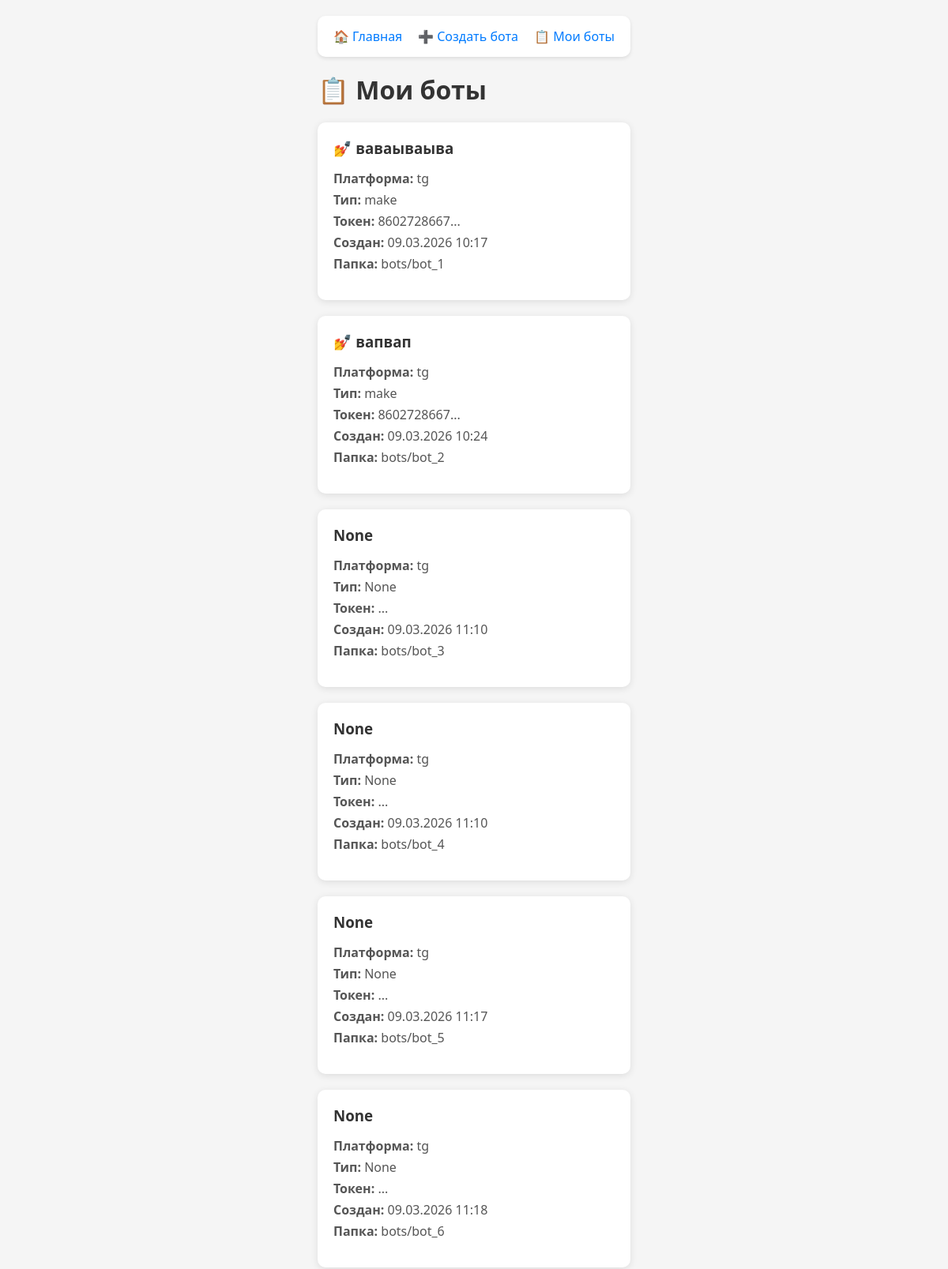
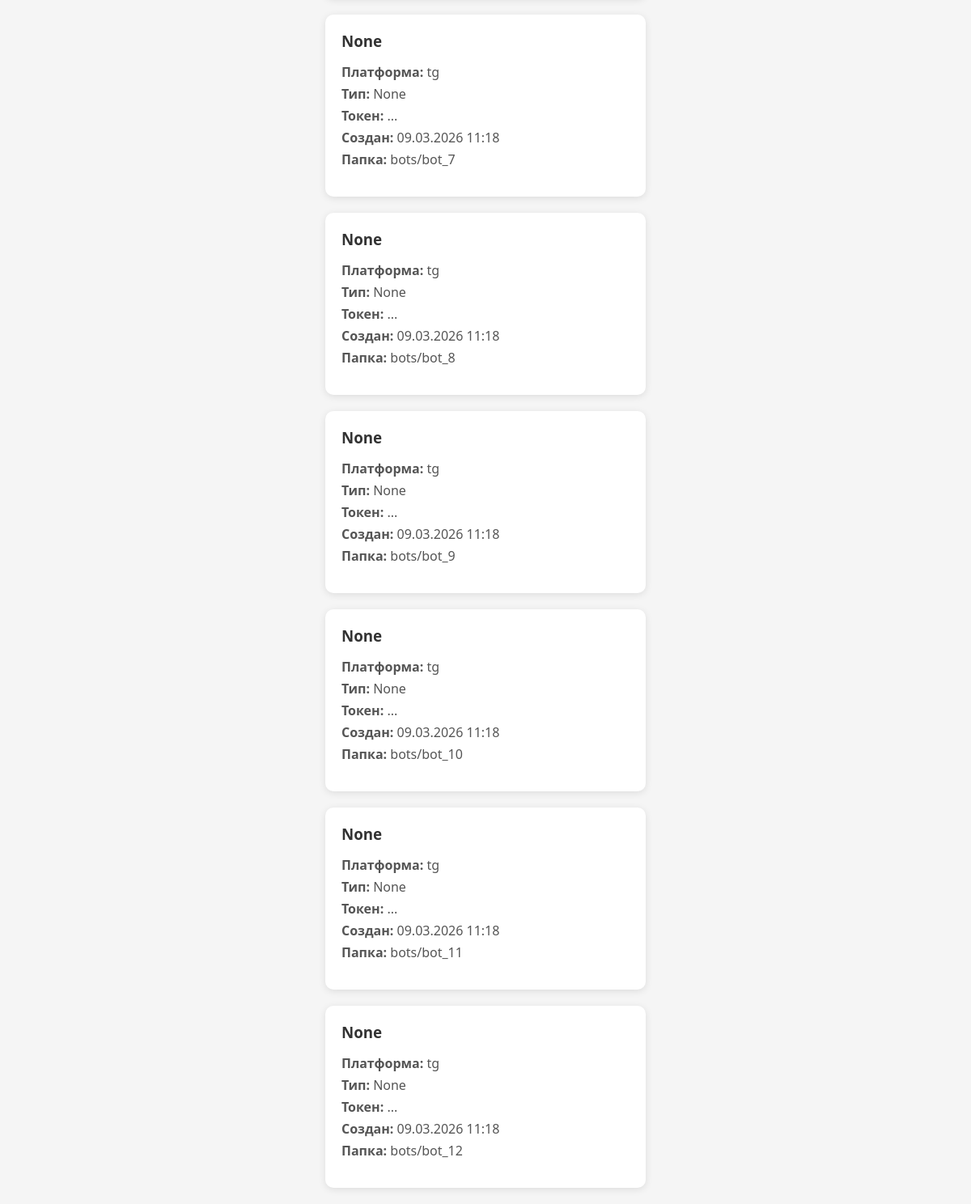
The page /bots on the database its author committed (2 pictures, top to bottom).
### app/models.py (models this page shows, shortened)
class Bot(db.Model):
    __tablename__ = 'bots'
    id = db.Column(db.Integer, primary_key=True)
    user_id = db.Column(db.Integer, db.ForeignKey('users.id'))
    name = db.Column(db.String(100))
    bot_type = db.Column(db.String(20))  # make, shop, quiz, survey, mailer
    platform = db.Column(db.String(10), default='tg')  # tg, vk, max
    token = db.Column(db.String(100))
    created_at = db.Column(db.DateTime, default=datetime.utcnow)

### app/routes.py (the view)
@main_bp.route('/bots')
def list_bots():
    bots = Bot.query.all()
    return render_template('bots.html', bots=bots)

### templates/bots.html (shortened to what this page needs)
{% extends "base.html" %}
{% block extra_css %}
<link rel="stylesheet" href="{{ url_for('static', filename='css/bots.css') }}">
{% endblock %}
{% block content %}
<div class="section-title">
    <h1>📋 Мои боты</h1>
</div>
{% if bots %}
    <div class="bots-grid">
        {% for bot in bots %}
            <div class="bot-card">
                <h3>
                    {% if bot.bot_type == 'make' %}💅
                    {% elif bot.bot_type == 'shop' %}🛍️
                    {% elif bot.bot_type == 'quiz' %}🎯
                    {% elif bot.bot_type == 'survey' %}📋
                    {% elif bot.bot_type == 'mailer' %}📢
                    {% endif %}
                    {{ bot.name }}
                </h3>
                <div class="bot-info">
                    <p><strong>Платформа:</strong> {{ bot.platform }}</p>
                    <p><strong>Тип:</strong> {{ bot.bot_type }}</p>
                    <p><strong>Токен:</strong> {{ bot.token[:10] }}...</p>
                    <p><strong>Создан:</strong> {{ bot.created_at.strftime('%d.%m.%Y %H:%M') }}</p>
                    <p><strong>Папка:</strong> bots/bot_{{ bot.id }}</p>
                </div>
            </div>
        {% endfor %}
    </div>
{% else %}
    <div class="info-section">
        <p style="text-align: center;">У вас пока нет ботов. <a href="{{ url_for('create_bot') }}">Создать первого!</a></p>
    </div>
{% endif %}
{% endblock %}

### templates/base.html (shortened to what this page needs)
<!DOCTYPE html>
<html>
<head>
    <link rel="stylesheet" href="{{ url_for('static', filename='css/style.css') }}">
    {% block extra_css %}{% endblock %}
</head>
<body>
    <div class="container">
        <nav>
            <a href="{{ url_for('main.index') }}">🏠 Главная</a>
            <a href="{{ url_for('main.choose_template') }}">➕ Создать бота</a>
            <a href="{{ url_for('main.list_bots') }}">📋 Мои боты</a>
        </nav>
        {% block content %}{% endblock %}
    </div>
</body>
</html>

### static/css/style.css (style rules this page uses)
* { margin: 0; padding: 0; box-sizing: border-box; }
body { font-family: 'Segoe UI', Arial, sans-serif; background: #f5f5f5; min-height: 100vh; display: flex; flex-direction: column; }
.container { max-width: 1200px; margin: 0 auto; padding: 20px; }
nav { background: white; padding: 15px 20px; border-radius: 10px; margin-bottom: 20px; box-shadow: 0 2px 5px rgba(0,0,0,0.1); display: flex; gap: 20px; }
nav a { color: #007bff; text-decoration: none; font-weight: 500; }
h1, h2, h3 { color: #333; margin-bottom: 20px; }

### static/css/bots.css (style rules this page uses)
.bots-grid { display: grid; grid-template-columns: repeat(auto-fit, minmax(300px, 1fr)); gap: 20px; margin-top: 20px; }
.bot-card { background: white; border-radius: 10px; padding: 20px; box-shadow: 0 2px 10px rgba(0,0,0,0.1); }
.bot-card h3 { margin: 0 0 15px; color: #333; }
.bot-info { color: #555; margin: 15px 0; }
.bot-info p { margin: 5px 0; }

### rows shown on the page
Bot: name "ваваываыва", platform "tg", bot_type "make", token "8602728667", created_at "09.03.2026 10:17", id "1"
Bot: name "вапвап", platform "tg", bot_type "make", token "8602728667", created_at "09.03.2026 10:24", id "2"
Bot: name "None", platform "tg", bot_type "None", created_at "09.03.2026 11:10", id "3"
Bot: name "None", platform "tg", bot_type "None", created_at "09.03.2026 11:10", id "4"
Bot: name "None", platform "tg", bot_type "None", created_at "09.03.2026 11:17", id "5"
Bot: name "None", platform "tg", bot_type "None", created_at "09.03.2026 11:18", id "6"
Bot: name "None", platform "tg", bot_type "None", created_at "09.03.2026 11:18", id "7"
Bot: name "None", platform "tg", bot_type "None", created_at "09.03.2026 11:18", id "8"
Bot: name "None", platform "tg", bot_type "None", created_at "09.03.2026 11:18", id "9"
Bot: name "None", platform "tg", bot_type "None", created_at "09.03.2026 11:18", id "10"
Bot: name "None", platform "tg", bot_type "None", created_at "09.03.2026 11:18", id "11"
Bot: name "None", platform "tg", bot_type "None", created_at "09.03.2026 11:18", id "12"
